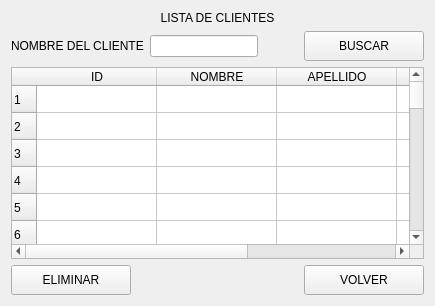
               <widget class="QWidget" name="page_4eliminar_cliente">
                <layout class="QVBoxLayout" name="verticalLayout_11">
                 <item>
                  <widget class="QLabel" name="label_18">
                   <property name="text">
                    <string>LISTA DE CLIENTES</string>
                   </property>
                   <property name="alignment">
                    <set>Qt::AlignmentFlag::AlignCenter</set>
                   </property>
                  </widget>
                 </item>
                 <item>
                  <layout class="QHBoxLayout" name="horizontalLayout_10">
                   <item>
                    <widget class="QLabel" name="label_19">
                     <property name="text">
                      <string>NOMBRE DEL CLIENTE</string>
                     </property>
                    </widget>
                   </item>
                   <item>
                    <widget class="QLineEdit" name="eliminar_buscar"/>
                   </item>
                   <item>
                    <spacer name="horizontalSpacer_33">
                     <property name="orientation">
                      <enum>Qt::Orientation::Horizontal</enum>
                     </property>
                     <property name="sizeHint" stdset="0">
                      <size>
                       <width>40</width>
                       <height>20</height>
                      </size>
                     </property>
                    </spacer>
                   </item>
                   <item>
                    <widget class="QPushButton" name="bt_buscar_cliente">
                     <property name="minimumSize">
                      <size>
                       <width>120</width>
                       <height>30</height>
                      </size>
                     </property>
                     <property name="text">
                      <string>BUSCAR</string>
                     </property>
                     <property name="icon">
                      <iconset>
                       <normaloff>img/search.svg</normaloff>img/search.svg</iconset>
                     </property>
                    </widget>
                   </item>
                  </layout>
                 </item>
                 <item>
                  <widget class="QTableWidget" name="tabla_borrar">
                   <property name="minimumSize">
                    <size>
                     <width>120</width>
                     <height>30</height>
                    </size>
                   </property>
                   <property name="sizeIncrement">
                    <size>
                     <width>0</width>
                     <height>0</height>
                    </size>
                   </property>
                   <property name="layoutDirection">
                    <enum>Qt::LayoutDirection::LeftToRight</enum>
                   </property>
                   <property name="autoFillBackground">
                    <bool>false</bool>
                   </property>
                   <property name="styleSheet">
                    <string notr="true"/>
                   </property>
                   <property name="midLineWidth">
                    <number>0</number>
                   </property>
                   <property name="verticalScrollBarPolicy">
                    <enum>Qt::ScrollBarPolicy::ScrollBarAlwaysOn</enum>
                   </property>
                   <property name="horizontalScrollBarPolicy">
                    <enum>Qt::ScrollBarPolicy::ScrollBarAsNeeded</enum>
                   </property>
                   <property name="sizeAdjustPolicy">
                    <enum>QAbstractScrollArea::SizeAdjustPolicy::AdjustIgnored</enum>
                   </property>
                   <property name="autoScroll">
                    <bool>true</bool>
                   </property>
                   <property name="autoScrollMargin">
                    <number>16</number>
                   </property>
                   <property name="selectionMode">
                    <enum>QAbstractItemView::SelectionMode::SingleSelection</enum>
                   </property>
                   <property name="showGrid">
                    <bool>true</bool>
                   </property>
                   <property name="sortingEnabled">
                    <bool>false</bool>
                   </property>
                   <property name="wordWrap">
                    <bool>true</bool>
                   </property>
                   <property name="rowCount">
                    <number>200</number>
                   </property>
                   <attribute name="horizontalHeaderCascadingSectionResizes">
                    <bool>false</bool>
                   </attribute>
                   <attribute name="horizontalHeaderMinimumSectionSize">
                    <number>50</number>
                   </attribute>
                   <attribute name="horizontalHeaderDefaultSectionSize">
                    <number>120</number>
                   </attribute>
                   <attribute name="horizontalHeaderHighlightSections">
                    <bool>false</bool>
                   </attribute>
                   <attribute name="horizontalHeaderShowSortIndicator" stdset="0">
                    <bool>false</bool>
                   </attribute>
                   <attribute name="horizontalHeaderStretchLastSection">
                    <bool>false</bool>
                   </attribute>
                   <attribute name="verticalHeaderVisible">
                    <bool>true</bool>
                   </attribute>
                   <attribute name="verticalHeaderCascadingSectionResizes">
                    <bool>true</bool>
                   </attribute>
                   <attribute name="verticalHeaderMinimumSectionSize">
                    <number>20</number>
                   </attribute>
                   <attribute name="verticalHeaderDefaultSectionSize">
                    <number>27</number>
                   </attribute>
                   <attribute name="verticalHeaderShowSortIndicator" stdset="0">
                    <bool>false</bool>
                   </attribute>
                   <attribute name="verticalHeaderStretchLastSection">
                    <bool>true</bool>
                   </attribute>
                   <row/>
                   <row/>
                   <row/>
                   <row/>
                   <row/>
                   <row/>
                   <row/>
                   <row/>
                   <row/>
                   <row/>
                   <row/>
                   <row/>
                   <row/>
                   <row/>
                   <row/>
                   <row/>
                   <row/>
                   <row/>
                   <row/>
                   <row/>
                   <row/>
                   <row/>
                   <row/>
                   <row/>
                   <row/>
                   <row/>
                   <row/>
                   <row/>
                   <row/>
                   <row/>
                   <row/>
                   <row/>
                   <row/>
                   <row/>
                   <row/>
                   <row/>
                   <row/>
                   <row/>
                   <row/>
                   <row/>
                   <row/>
                   <row/>
                   <row/>
                   <row/>
                   <row/>
                   <row/>
                   <row/>
                   <row/>
                   <row/>
                   <row/>
                   <row/>
                   <row/>
                   <row/>
                   <row/>
                   <row/>
                   <row/>
                   <row/>
                   <row/>
                   <row/>
                   <row/>
                   <row/>
                   <row/>
                   <row/>
                   <row/>
                   <row/>
                   <row/>
                   <row/>
                   <row/>
                   <row/>
                   <row/>
                   <row/>
                   <row/>
                   <row/>
                   <row/>
                   <row/>
                   <row/>
                   <row/>
                   <row/>
                   <row/>
                   <row/>
                   <row/>
                   <row/>
                   <row/>
                   <row/>
                   <row/>
                   <row/>
                   <row/>
                   <row/>
                   <row/>
                   <row/>
                   <row/>
                   <row/>
                   <row/>
                   <row/>
                   <row/>
                   <row/>
                   <row/>
                   <row/>
                   <row/>
                   <row/>
                   <row/>
                   <row/>
                   <row/>
                   <row/>
                   <row/>
                   <row/>
                   <row/>
                   <row/>
                   <row/>
                   <row/>
                   <row/>
                   <row/>
                   <row/>
                   <row/>
                   <row/>
                   <row/>
                   <row/>
                   <row/>
                   <row/>
                   <row/>
                   <row/>
                   <row/>
                   <row/>
                   <row/>
                   <row/>
                   <row/>
                   <row/>
                   <row/>
                   <row/>
                   <row/>
                   <row/>
                   <row/>
                   <row/>
                   <row/>
                   <row/>
                   <row/>
                   <row/>
                   <row/>
                   <row/>
                   <row/>
                   <row/>
                   <row/>
                   <row/>
                   <row/>
                   <row/>
                   <row/>
                   <row/>
                   <row/>
                   <row/>
                   <row/>
                   <row/>
                   <row/>
                   <row/>
                   <row/>
                   <row/>
                   <row/>
                   <row/>
                   <row/>
                   <row/>
                   <row/>
                   <row/>
                   <row/>
                   <row/>
                   <row/>
                   <row/>
                   <row/>
                   <row/>
                   <row/>
                   <row/>
                   <row/>
                   <row/>
                   <row/>
                   <row/>
                   <row/>
                   <row/>
                   <row/>
                   <row/>
                   <row/>
                   <row/>
                   <row/>
                   <row/>
                   <row/>
                   <row/>
                   <row/>
                   <row/>
                   <row/>
                   <row/>
                   <row/>
                   <row/>
                   <row/>
                   <row/>
                   <row/>
                   <row/>
                   <row/>
                   <row/>
                   <row/>
                   <row/>
                   <row/>
                   <row/>
                   <row/>
                   <column>
                    <property name="text">
                     <string>ID</string>
                    </property>
                   </column>
                   <column>
                    <property name="text">
                     <string>NOMBRE</string>
                    </property>
                   </column>
                   <column>
                    <property name="text">
                     <string>APELLIDO</string>
                    </property>
                   </column>
                   <column>
                    <property name="text">
                     <string>TELEFONO</string>
                    </property>
                   </column>
                   <column>
                    <property name="text">
                     <string>CUIL</string>
                    </property>
                   </column>
                   <item row="0" column="0"/>
                  </widget>
                 </item>
                 <item>
                  <layout class="QHBoxLayout" name="horizontalLayout_11">
                   <item>
                    <widget class="QPushButton" name="bt_eliminar_cliente_2">
                     <property name="minimumSize">
                      <size>
                       <width>120</width>
                       <height>30</height>
                      </size>
                     </property>
                     <property name="text">
                      <string>ELIMINAR</string>
                     </property>
                     <property name="icon">
                      <iconset>
                       <normaloff>img/trash.svg</normaloff>img/trash.svg</iconset>
                     </property>
                    </widget>
                   </item>
                   <item>
                    <spacer name="horizontalSpacer_7">
                     <property name="orientation">
                      <enum>Qt::Orientation::Horizontal</enum>
                     </property>
                     <property name="sizeHint" stdset="0">
                      <size>
                       <width>40</width>
                       <height>20</height>
                      </size>
                     </property>
                    </spacer>
                   </item>
                   <item>
                    <widget class="QPushButton" name="bt_volver_menu">
                     <property name="minimumSize">
                      <size>
                       <width>120</width>
                       <height>30</height>
                      </size>
                     </property>
                     <property name="sizeIncrement">
                      <size>
                       <width>120</width>
                       <height>30</height>
                      </size>
                     </property>
                     <property name="text">
                      <string>VOLVER</string>
                     </property>
                     <property name="icon">
                      <iconset>
                       <normaloff>img/corner-down-left.svg</normaloff>img/corner-down-left.svg</iconset>
                     </property>
                    </widget>
                   </item>
                  </layout>
                 </item>
                </layout>
               </widget>
